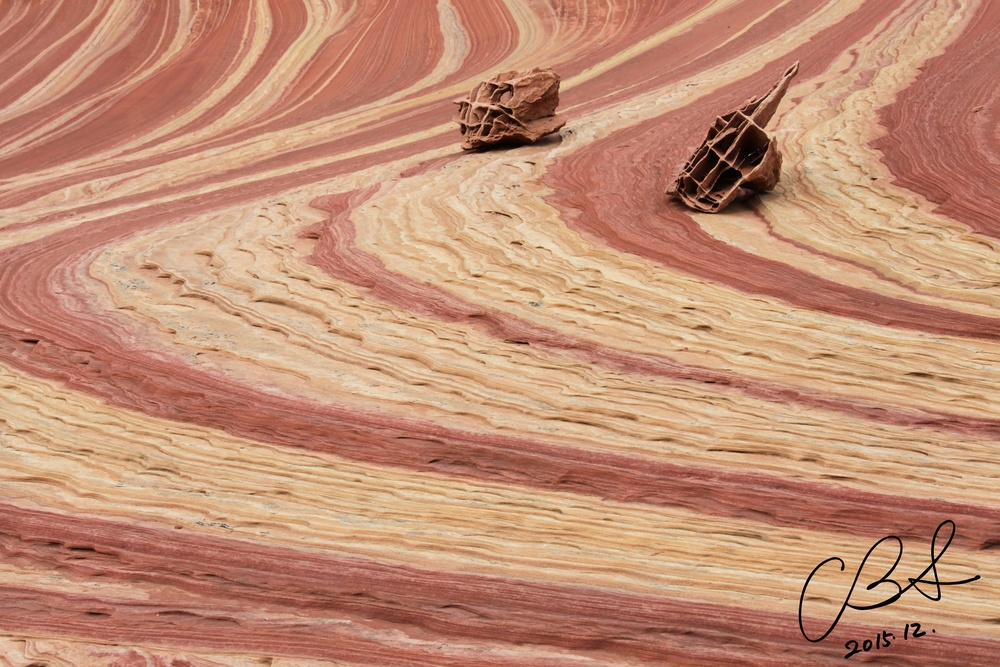
#> input picture Boneyard_IMG_5341.jpg, 1000 x 667 px, shrunk from 5397 x 3598 before the run
$ jupyter execute dft_implementation.ipynb
#> lines starting #> are read from the running program, lines starting #| are printed output that depends on the picture
# Project Candidate 1

## 1. Fourier Transformation

### import

[cell 1]
import numpy as np
import matplotlib.pyplot as plt
from matplotlib.image import imread
from tqdm import tqdm

# Allowed module : numpy, matplotlib, pandas, gurobi, scipy, seaborn

### utils

[cell 2]
def imshow(image: np.ndarray, title: str, grayscale: bool = False):
    plt.title(title)
    if grayscale:
        plt.imshow(image, cmap='gray')
    else:
        plt.imshow(image)
    plt.axis('off')
    plt.show()

### Load the image. Convert to grayscale.

[cell 3]
img = imread("./Boneyard_IMG_5341.jpg")
#> img is the input picture: shape (667, 1000, 3); mean R, G, B 195.2, 143.1, 116.7

[cell 4]
print(f"datatype : {type(img)}")
#| datatype : <class 'numpy.ndarray'>
print(f"   shape : {img.shape}      # H × W × C")
#|    shape : (667, 1000, 3)      # H × W × C

imshow(img, "Original image")

[cell 5]
gimg = np.mean(img, axis=-1)
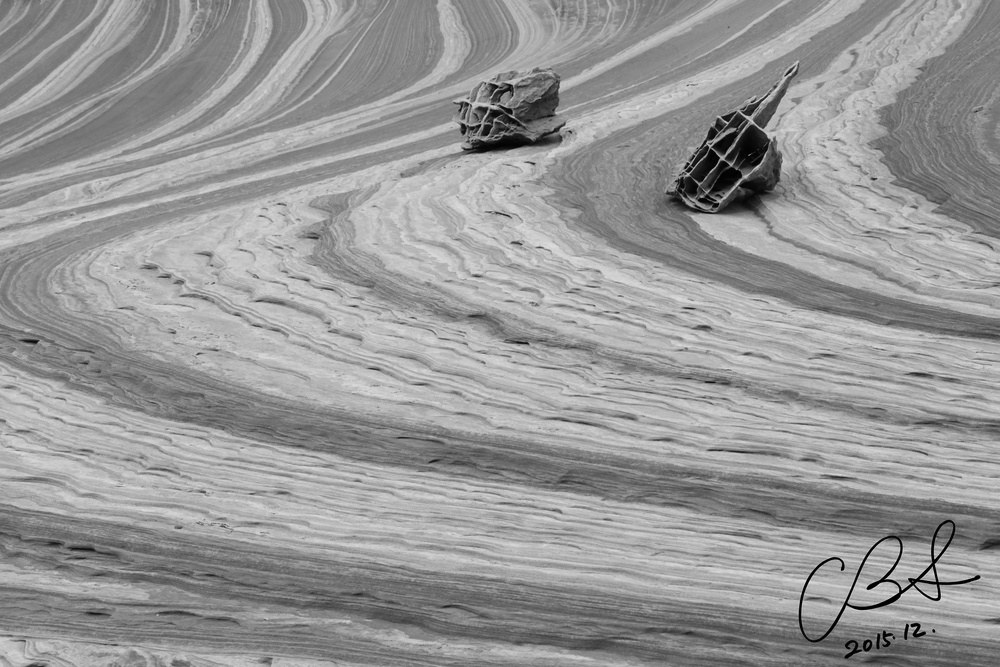
#> gimg: shape (667, 1000) float64; min 0, max 232, mean 151.6

print(f"datatype : {type(gimg)}")
#| datatype : <class 'numpy.ndarray'>
print(f"   shape : {gimg.shape}      # H × W")
#|    shape : (667, 1000)      # H × W

imshow(gimg, "Grayscaled image", grayscale=True)

### Naive 2D DFT Implementation

- Complexity : $O(H^2 W^2) = O(N^2)$ where $N=HW$
- Desirable Complexity (complexity of FFT) : $O(N \log N)$

이 구현은 complexity 관점에서도 문제지만, 그것보다는 4중 for 문을 사용하여 전혀 병렬컴퓨팅 (vectorized operation in numpy) 이 안된다는 부분이 성능에 더 치명적임.

[cell 6]
def dft2(image: np.ndarray) -> np.ndarray:
    W, H = image.shape
    out = np.zeros_like(image, dtype='complex_')
    for (w, h), _ in tqdm(np.ndenumerate(image)):
        val = 0
        for (ww, hh), pixel in np.ndenumerate(image):
            e = np.exp(-1j * 2 * np.pi * (w * ww / W + h * hh / H))
            val += pixel * e
        out[w][h] = val
    return out

def idft2(dft2_array: np.ndarray) -> np.ndarray:
    W, H = dft2_array.shape
    image = np.zeros_like(dft2_array, dtype='float64')
    for (w, h), _ in tqdm(np.ndenumerate(dft2_array)):
        pixel = 0
        for (ww, hh), val in np.ndenumerate(dft2_array):
            e = np.exp(1j * 2 * np.pi * (w * ww / W + h * hh / H))
            pixel += val * e
        image[w][h] = pixel.real
    image = image / W / H
    return image

### Validation of the Implementation

사진을 극히 일부만 잘라서 동작 시험해봄.
- dft2 : numpy 에 이미 구현된 fft2 method 와 동일한 결과 출력
- idft2 : dft2 의 변환된 결과로부터 원래 이미지와 동일한 결과를 복원해냄

dft2 가 넉넉잡아 100it/s 라 할때, 원본 이미지는 $3598 * 5397 \approx 3600 * 5400$ iterations 이므로, dft2 과정만 해도 총 **54시간** 걸릴 것으로 추정

[cell 7]
cropped_gimg = gimg[25:75, 25:75]
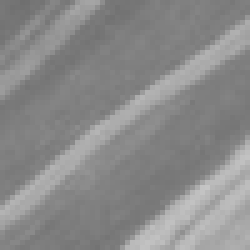
#> cropped_gimg: shape (50, 50) float64 (shown 5 times larger); min 111, max 197.3, mean 138.7
cropped_gimg_dft = dft2(cropped_gimg)
#> the loop in dft2, `for (w, h), _ in tqdm(np.ndenumerate(image)):` made 2500 passes
#> (w, h) on passes 1 to 3: (0, 0), (0, 1), (0, 2)
restored_cropped_gimg = idft2(cropped_gimg_dft)
#> the loop in idft2, `for (w, h), _ in tqdm(np.ndenumerate(dft2_array)):` made 2500 passes
#> after the loop in idft2, `for (w, h), _ in tqdm(np.ndenumerate(dft2_array)):`:
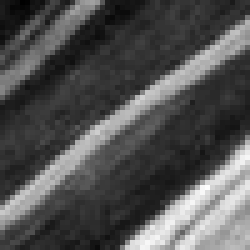
#> image: shape (50, 50) float64 (shown 5 times larger); min 277500, max 493333.3, mean 346848.3; drawn with min black and max white

[cell 8]
print(" dft precision :", abs((np.fft.fft2(cropped_gimg) - cropped_gimg_dft).max()))
#|  dft precision : 1.6807029889844392e-09
print("idft precision :", abs((cropped_gimg - restored_cropped_gimg).max()))
#| idft precision : 6.622258297284134e-12
